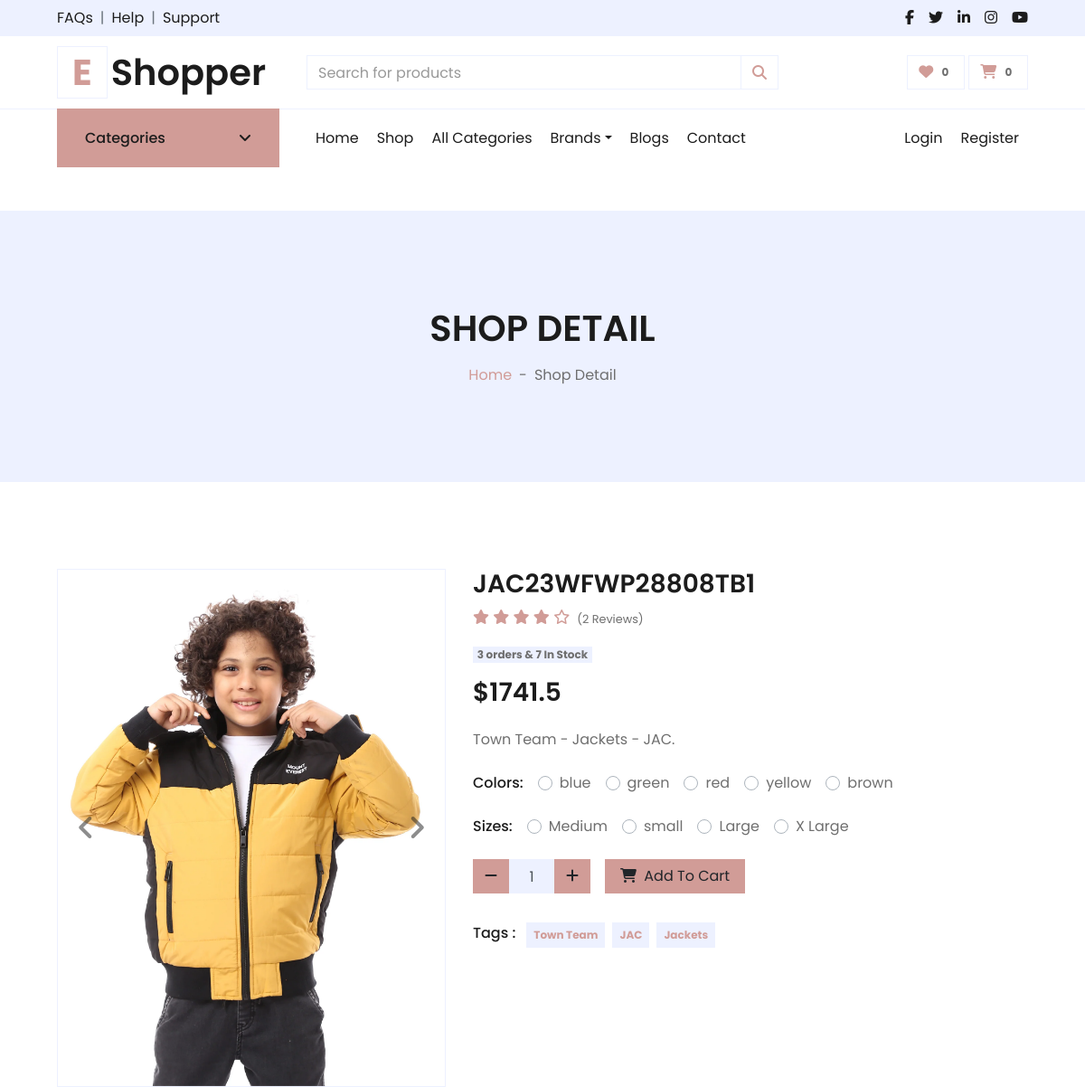
The page /products/category/5/jac23wfwp28808tb1 (upper part) on the database as committed earlier.
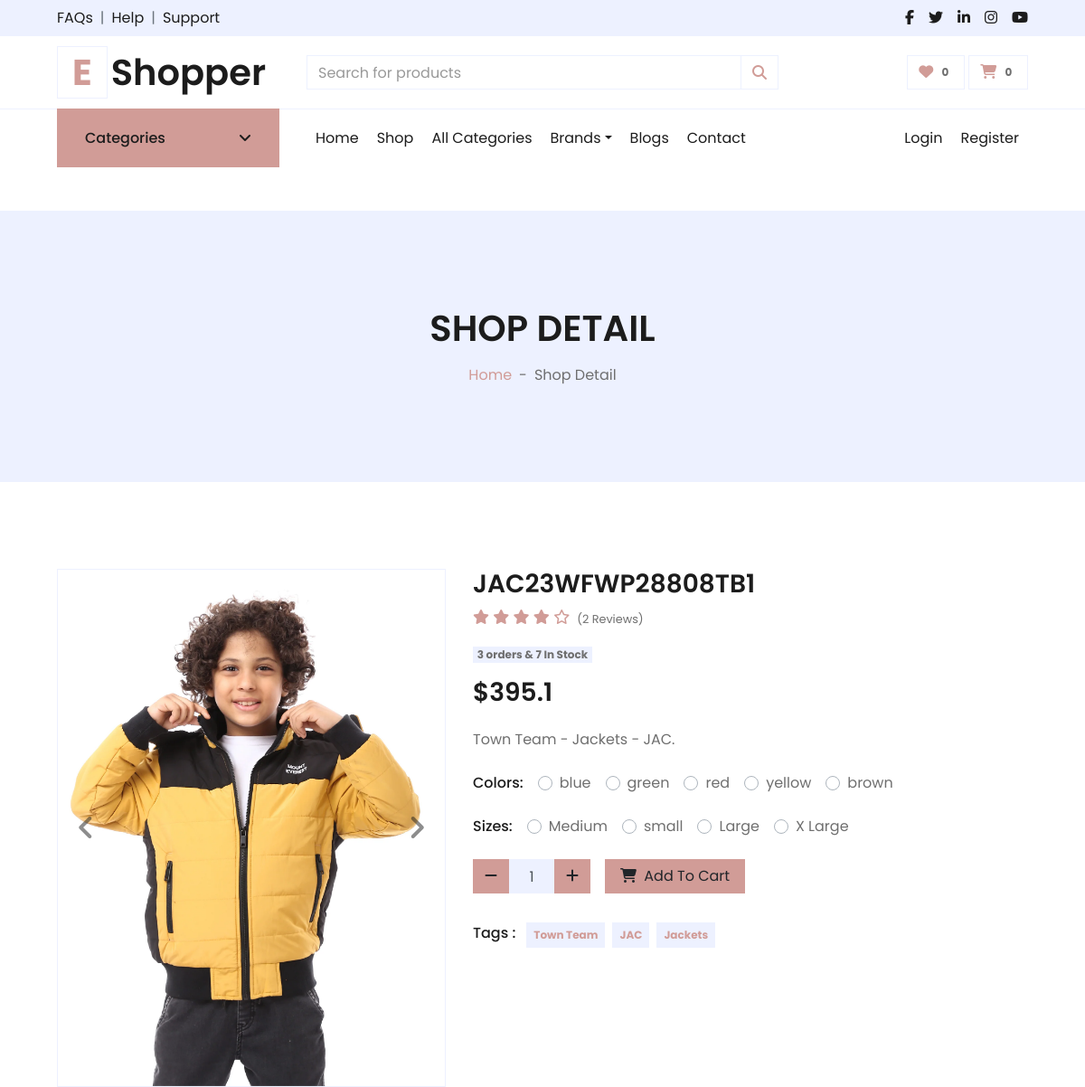
The same page on the database as committed later.
### products/models.py (models this page shows, shortened)
class Product(models.Model):
    name = models.CharField(unique=True, max_length=50)
    image = models.ImageField(upload_to='product/')
    stock = models.IntegerField(default=1)
    price = models.IntegerField(default=0)
    discount = models.FloatField(default=0)
    description = models.TextField(max_length=10000)
    created_at = models.DateTimeField( default=timezone.now)
    slug = models.SlugField(null=True,blank=True , unique=True)
    views = models.PositiveIntegerField(default=0)
    is_available = models.BooleanField(default=True)
    tags = TaggableManager()
    subcategory = models.ForeignKey("Subcategory",related_name='product_subcategory',null=True,blank=True, on_delete=models.CASCADE)
    PRDBrand = models.ForeignKey('Brand' ,related_name='product_brand', on_delete=models.CASCADE , blank=True, null=True ,verbose_name=_("Brand "))
    like = models.ManyToManyField(User , blank=True,related_name='product_favourite')
    class Meta:
        ordering = ["name"]
    def save(self,*args, **kwargs):
        if not self.slug:
            self.slug=slugify(self.name)
        if self.stock == 0:
            self.is_available = False
        else :
            self.is_available = True
        if self.discount > 0:
            self.price = self.price - (self.price * self.discount / 100)
        super(Product,self).save(*args,**kwargs)
    def avr_review(self):
        reviews = ReviewRating.objects.filter(product=self , status=True).aggregate(average=Avg('rating'))
        avg =0
        if reviews['average'] is not None:
            avg = float(reviews['average'])
        return avg
    def count_review(self):
        reviews = ReviewRating.objects.filter(product=self , status=True).aggregate(count=Count('rating'))
        count = 0
        if reviews['count'] is not None:
            count = int(reviews['count'])
        return count
    def __str__(self):
        return self.name

### products/views.py (the view)
# urls.py: path('category/<int:subcategory_id>/<slug:product_slug>', product_detail ,name = 'product_detail'),
def product_detail(request ,subcategory_id,product_slug):
    try:
        single_product = Product.objects.get(subcategory_id=subcategory_id,slug=product_slug)
        reviews = ReviewRating.objects.filter(product_id=single_product.id , status=True)
        if request.user.is_authenticated:
            try:
                orderproduct = OrderProduct.objects.filter(user=request.user , product_id=single_product.id).exists()
            except OrderProduct.DoesNotExist:
                orderproduct = None
        else :
            orderproduct = None
        single_product.views+=1
        single_product.save()
        related = Product.objects.filter(subcategory=single_product.subcategory)
        related_count = related.count()
        orderproduct_counter =  OrderProduct.objects.filter( product_id=single_product.id)
        orderproduct_count = orderproduct_counter.count()
    except Exception as e:
        raise e
    context = {
        'single_product':single_product,
        'related':related,
        'related_count':related_count,
        'reviews':reviews,
        'orderproduct':orderproduct,
        'orderproduct_count':orderproduct_count
    }
    return render(request , 'products/product_detail.html' , context)

### accounts/favourite_context.py (called while the page is built, shortened)
def counter(request):
    product_count = 0
    return dict(product_count=product_count)

### accounts/models.py (called while the page is built)
    def full_name(self):
        return f'{self.user.first_name} {self.user.last_name}'

### carts/cart_context.py (called while the page is built)
def cart_count(request):
    cart_counter = 0
    if 'admin' in request.path:
        return{}
    else:
        try:
            cart = Cart.objects.filter(cart_id=_cart_id(request))
            if request.user.is_authenticated:
                cart_items = CartItem.objects.all().filter(user=request.user)
            else:
                cart_items = CartItem.objects.all().filter(cart=cart[:1])
            for cart_item in cart_items:
                cart_counter += cart_item.quantity
        except Cart.DoesNotExist :
            cart_counter = 0
    return dict(cart_counter=cart_counter)

### carts/views.py (called while the page is built)
def _cart_id(request):
    cart = request.session.session_key
    if not cart:
        cart = request.session.create()
    return cart

### products/models.py (called while the page is built)
    def colors(self):
        return super(VariationManager,self).filter(variation_category='color',is_active=True)

    def sizes(self):
        return super(VariationManager,self).filter(variation_category='size',is_active=True)

    def __str__(self):
        return self.BRDName

### products/templates/products/product_detail.html (shortened to what the changed rows need)
{% extends "base.html" %}
{% load static %}
{% block body %}
<div class="container-fluid bg-secondary mb-5">
    <div class="d-flex flex-column align-items-center justify-content-center" style="min-height: 300px">
        <h1 class="font-weight-semi-bold text-uppercase mb-3">Shop Detail</h1>
    </div>
</div>
<div class="container-fluid py-5">
    <div class="row px-xl-5">
        <div class="col-lg-5 pb-5">
            <div id="product-carousel" class="carousel slide" data-ride="carousel">
                <div class="carousel-inner border">
                    <div class="carousel-item active">
                        <img class="w-100 h-100" src="{{single_product.image.url}}" alt="Image">
                    </div>
                </div>
            </div>
        </div>
        <div class="col-lg-7 pb-5">
            <h3 class="font-weight-semi-bold">{{single_product}}</h3>
            <div class="d-flex mb-3">
                <div class="text-primary mr-2">
                    <span>
                    </span>
                </div>
                <small class="pt-1">({{single_product.count_review}} Reviews)</small>
            </div>
            <p class="badge bg-secondary ">{{orderproduct_count}} orders & {{single_product.stock}} In Stock</p>
            <h3 class="font-weight-semi-bold mb-4">${{single_product.price}}</h3>
            <p class="mb-4">{{single_product.description}}</p>
            <form action="{% url 'add_cart' single_product.id %}" method="POST">
                {% if single_product.variation_set.colors %}
                <div class="d-flex mb-4">
                    {% endif %}
                    {% if single_product.variation_set.sizes %}
                </div>
                <div class="d-flex mb-3">
                </div>
                {% endif %}
                <div class="d-flex align-items-center mb-4 pt-2">
                </div>
                <div class="d-flex pt-2">
                </div>
            </form>
        </div>
    </div>
</div>
{% endblock body %}

Rows that differ between the two databases and show on the page:
changed Product "JAC23WFWP28808TB1": price "1741.5" → "395.1"
